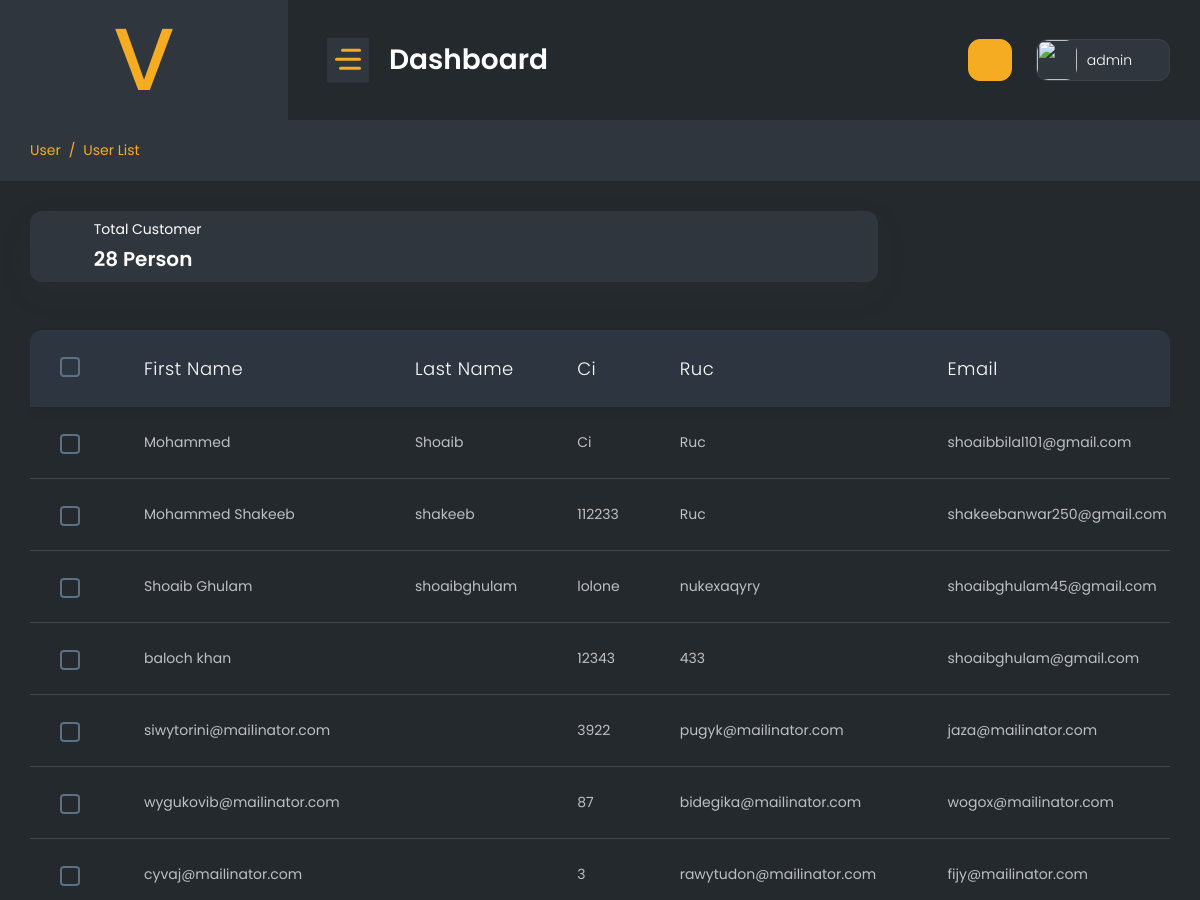
The page /superadminuser (signed in, upper part) on the database as committed earlier.
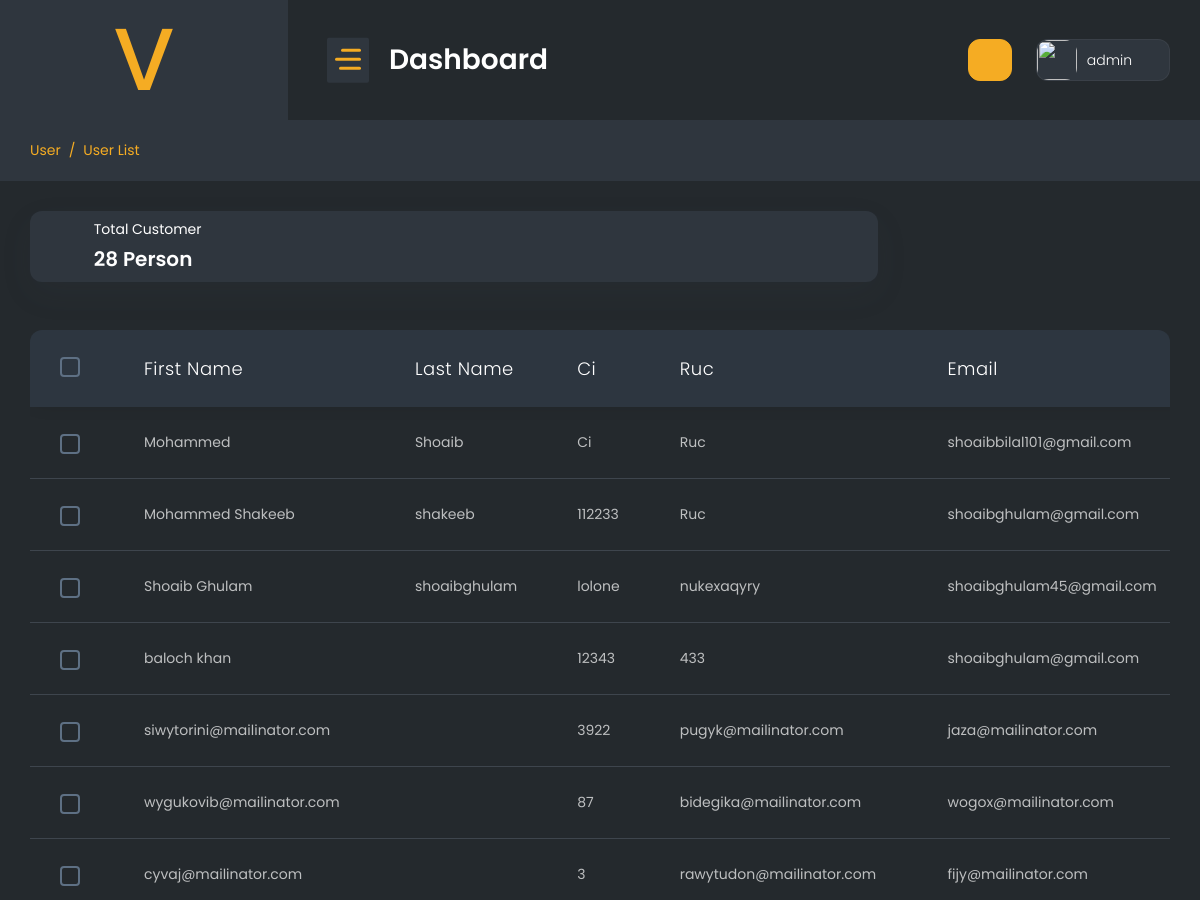
The same page on the database as committed later.
### webapp/models.py (models this page shows, shortened)
class User_Signup(models.Model):
    user_id = models.AutoField(primary_key=True)
    Name = models.CharField(max_length=255, default="")
    Surname = models.CharField(max_length=255, default="")
    Ci = models.CharField(max_length=255, default="")
    Ruc = models.CharField(max_length=255, default="")
    Gender = models.CharField(max_length=20, default="")
    Phones = models.CharField(max_length=20, default="")
    Email = models.EmailField(max_length=255, default="")
    Direction = models.CharField(max_length=255, default="")
    City =  models.CharField(max_length=255, default="")
    Birth_date  = models.DateField()
    Creation = models.DateTimeField(auto_now_add=True, blank=True)
    Password = models.TextField(max_length=500 , default="")
    Token = models.CharField(max_length=40, default="")

### webapp/views.py (the view)
# urls.py: path('superadminuser',superadminuser.as_view(),name="superadminuser"),
class superadminuser(View):
    def get(self,request):
        if not request.session.has_key('adminid'):
            return redirect("/superadminlogin")
        try:
            data = User_Signup.objects.all()
            countuser = User_Signup.objects.all().count()
            return render(request ,'superadmin/user.html',{'data':data,'countuser':countuser})
        except:
            return redirect("/superadmin")

### templates/superadmin/user.html (shortened to what this page needs)
{% extends "superadmin/base.html" %}
{% block body %}
<div class="container-fluid">
    <div class="page-titles">
        <ol class="breadcrumb">
            <li class="breadcrumb-item active"><a href="javascript:void(0)">User</a></li>
            <li class="breadcrumb-item"><a href="javascript:void(0)">User List</a></li>
        </ol>
    </div>
    <div class="row mb-5 align-items-center">
        <div class="col-lg-9">
            <div class="card m-0 ">
                <div class="card-body py-3 py-md-2">
                    <div class="row align-items-center">
                        <div class="col-md-5 mb-3 mb-md-0">
                            <div class="media align-items-end">
                                <span class="mr-2 mb-1">
                                    <i class="fa fa-user fa-2x"></i>
                                </span>
                                <div class="media-body ml-1">
                                    <p class="mb-1 fs-14">Total Customer</p>
                                    <h3 class="mb-0 font-w600 fs-20">{{countuser}} Person</h3>
                                </div>
                            </div>
                        </div>
                    </div>
                </div>
            </div>
        </div>
    </div>
    <div class="row">
        <div class="col-lg-12">
            <div class="table-responsive">
                <table id="example-5" class="table display mb-4  fs-14">
                    <thead>
                        <tr>
                            <th>
                                <div class="checkbox mr-0 align-self-center">
                                    <div class="custom-control custom-checkbox ">
                                    </div>
                                </div>
                            </th>
                            <th>First Name</th>
                            <th>Last Name</th>
                            <th>Ci</th>
                            <th>Ruc</th>
                            <th>Email</th>
                        </tr>
                    </thead>
                    <tbody>
                        {% for d in data %}
                        <tr>
                            <td>
                                <div class="checkbox mr-0 align-self-center">
                                    <div class="custom-control custom-checkbox ">
                                    </div>
                                </div>
                            </td>
                            <td>{{d.Name}}</td>
                            <td>{{d.Surname}}</td>
                            <td>{{d.Ci}}</td>
                            <td>{{d.Ruc}}</td>
                            <td>{{d.Email}}</td>
                        </tr>
                        {% endfor %}
                    </tbody>
                </table>
            </div>
        </div>
    </div>
</div>
{% endblock body %}

Rows that differ between the two databases and show on the page:
changed User_Signup "Mohammed Shakeeb": Email "shakeebanwar250@gmail.com" → "shoaibghulam@gmail.com"
